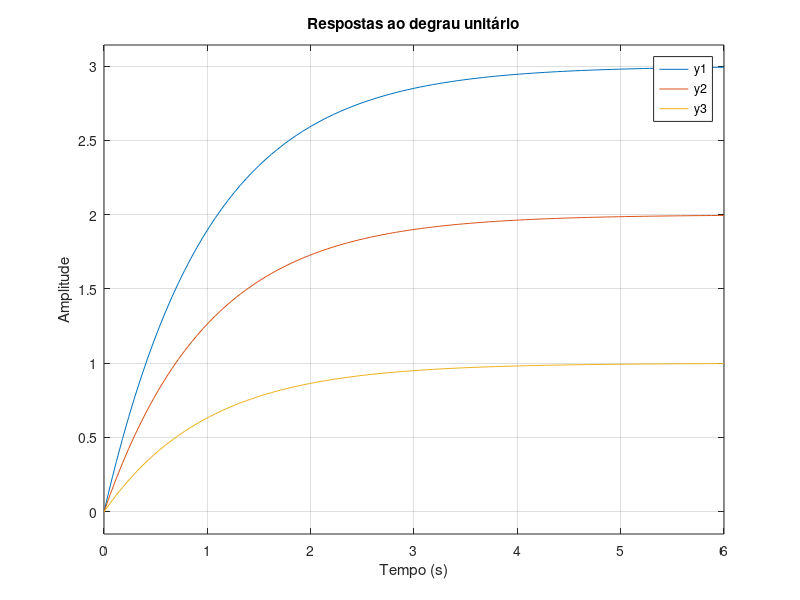

This chart was generated by the following MATLAB code:

clc;
clear;
close all;

s = tf('s');

% declarando as funções g1, g2, g3
G1 = 3/(s + 1);
G2 = 2/(s + 1);
G3 = 1/(s + 1);

figure;
step(G1, G2, G3);
grid on;

legend('y1', 'y2', 'y3');
title('Respostas ao degrau unitário');
xlabel('Tempo (s)');
ylabel('Amplitude');
